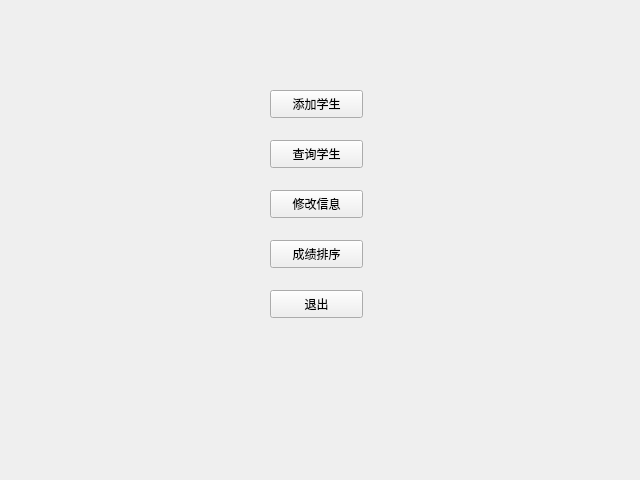
<?xml version="1.0" encoding="UTF-8"?>
<ui version="4.0">
 <class>MenuWidget</class>
 <widget class="QWidget" name="MenuWidget">
  <property name="geometry">
   <rect>
    <x>0</x>
    <y>0</y>
    <width>640</width>
    <height>480</height>
   </rect>
  </property>
  <property name="windowTitle">
   <string>Form</string>
  </property>
  <widget class="QPushButton" name="modifyButton">
   <property name="geometry">
    <rect>
     <x>270</x>
     <y>190</y>
     <width>93</width>
     <height>28</height>
    </rect>
   </property>
   <property name="text">
    <string>修改信息</string>
   </property>
  </widget>
  <widget class="QPushButton" name="addButton">
   <property name="geometry">
    <rect>
     <x>270</x>
     <y>90</y>
     <width>93</width>
     <height>28</height>
    </rect>
   </property>
   <property name="text">
    <string>添加学生</string>
   </property>
  </widget>
  <widget class="QPushButton" name="sortButton">
   <property name="geometry">
    <rect>
     <x>270</x>
     <y>240</y>
     <width>93</width>
     <height>28</height>
    </rect>
   </property>
   <property name="text">
    <string>成绩排序</string>
   </property>
  </widget>
  <widget class="QPushButton" name="selectButton">
   <property name="geometry">
    <rect>
     <x>270</x>
     <y>140</y>
     <width>93</width>
     <height>28</height>
    </rect>
   </property>
   <property name="text">
    <string>查询学生</string>
   </property>
  </widget>
  <widget class="QPushButton" name="exitButton">
   <property name="geometry">
    <rect>
     <x>270</x>
     <y>290</y>
     <width>93</width>
     <height>28</height>
    </rect>
   </property>
   <property name="text">
    <string>退出</string>
   </property>
  </widget>
 </widget>
 <resources/>
 <connections/>
</ui>
